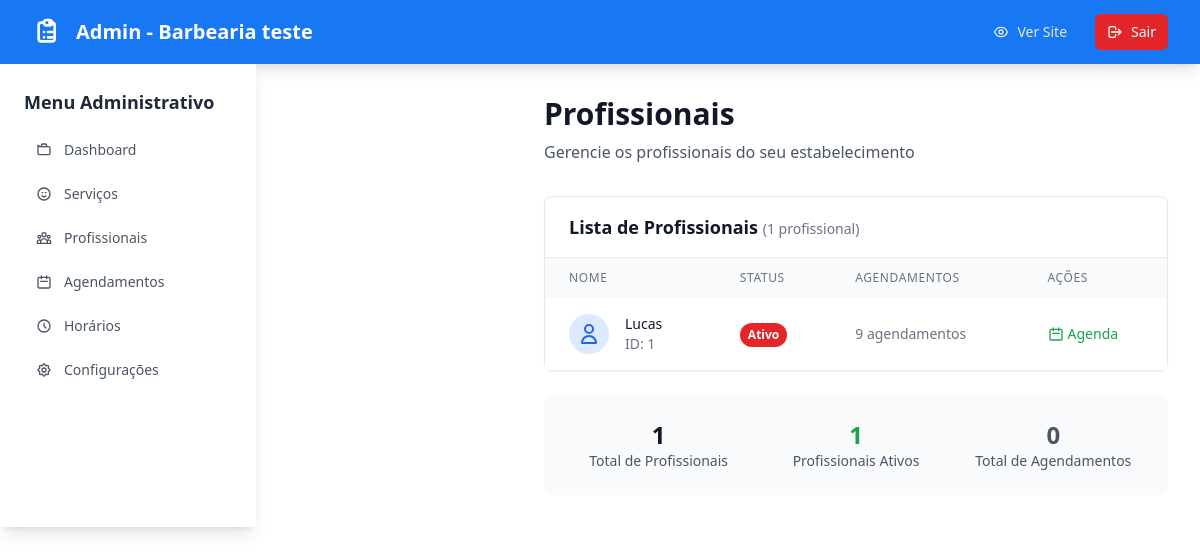
Screenshot of /barbearia-teste/admin/profissionais/ (signed in) with the database file from the repository.
### barbearias/models.py (models this page shows, shortened)
class Barbearia(models.Model):
    nome = models.CharField(max_length=200)
    endereco = models.TextField()
    telefone = models.CharField(max_length=20)
    email_notificacoes = models.EmailField(blank=True, null=True, help_text="Email para receber notificações de novos agendamentos")
    slug = models.SlugField(unique=True, max_length=200)
    usuario = models.OneToOneField(User, on_delete=models.CASCADE)
    ativa = models.BooleanField(default=True)
    criada_em = models.DateTimeField(auto_now_add=True)
    class Meta:
        verbose_name = "Estabelecimento"
        verbose_name_plural = "Estabelecimentos"

class Profissional(models.Model):
    nome = models.CharField(max_length=200)
    barbearia = models.ForeignKey(Barbearia, on_delete=models.CASCADE, related_name='profissionais')
    ativo = models.BooleanField(default=True)
    criado_em = models.DateTimeField(auto_now_add=True)
    class Meta:
        verbose_name = "Profissional"
        verbose_name_plural = "Profissionais"

### barbearias/views.py (the view)
    def _wrapped_view(request, slug, *args, **kwargs):
        if not request.user.is_authenticated:
            messages.info(request, 'Faça login para acessar a área administrativa.')
            return redirect('barbearias:admin_login', slug=slug)
        try:
            barbearia = Barbearia.objects.get(slug=slug, ativa=True)
            if barbearia.usuario != request.user:
                messages.error(request, 'Você não tem permissão para acessar esta barbearia.')
                logout(request)
                return redirect('barbearias:admin_login', slug=slug)
        except Barbearia.DoesNotExist:
            messages.error(request, 'Barbearia não encontrada.')
            return redirect('barbearias:redirect_to_default')
        return view_func(request, slug, *args, **kwargs)

### barbearias/views.py (called while the page is built)
def barbeiro_required(view_func):
    def _wrapped_view(request, slug, *args, **kwargs):
        if not request.user.is_authenticated:
            messages.info(request, 'Faça login para acessar a área administrativa.')
            return redirect('barbearias:admin_login', slug=slug)
        try:
            barbearia = Barbearia.objects.get(slug=slug, ativa=True)
            if barbearia.usuario != request.user:
                messages.error(request, 'Você não tem permissão para acessar esta barbearia.')
                logout(request)
                return redirect('barbearias:admin_login', slug=slug)
        except Barbearia.DoesNotExist:
            messages.error(request, 'Barbearia não encontrada.')
            return redirect('barbearias:redirect_to_default')
        return view_func(request, slug, *args, **kwargs)
    return _wrapped_view

@barbeiro_required
def admin_profissionais_lista(request, slug):
    barbearia = Barbearia.objects.get(slug=slug, ativa=True)
    profissionais = barbearia.profissionais.all().order_by('nome')
    context = {
        'barbearia': barbearia,
        'profissionais': profissionais,
    }
    return render(request, 'barbearias/admin/profissionais_lista.html', context)

### templates/barbearias/admin/profissionais_lista.html (shortened to what this page needs)
{% extends 'barbearias/admin/base_admin.html' %}
{% block content %}
<div class="mb-8">
    <div class="flex justify-between items-center">
        <div>
            <h1 class="text-3xl font-bold text-gray-900 mb-2">Profissionais</h1>
            <p class="text-gray-600">Gerencie os profissionais do seu estabelecimento</p>
        </div>
    </div>
</div>
{% if profissionais %}
    <div class="bg-white rounded-lg shadow-sm border border-gray-200">
        <div class="px-6 py-4 border-b border-gray-200">
            <h3 class="text-lg font-semibold text-gray-900">
                Lista de Profissionais
                <span class="text-sm font-normal text-gray-500">({{ profissionais|length }} profissional{{ profissionais|length|pluralize:"s" }})</span>
            </h3>
        </div>
        <div class="hidden md:block overflow-x-auto">
            <table class="w-full">
                <thead class="bg-gray-50">
                    <tr>
                        <th class="px-6 py-3 text-left text-xs font-medium text-gray-500 uppercase tracking-wider">Nome</th>
                        <th class="px-6 py-3 text-left text-xs font-medium text-gray-500 uppercase tracking-wider">Status</th>
                        <th class="px-6 py-3 text-left text-xs font-medium text-gray-500 uppercase tracking-wider">Agendamentos</th>
                        <th class="px-6 py-3 text-left text-xs font-medium text-gray-500 uppercase tracking-wider">Ações</th>
                    </tr>
                </thead>
                <tbody class="bg-white divide-y divide-gray-200">
                    {% for profissional in profissionais %}
                        <tr class="hover:bg-gray-50">
                            <td class="px-6 py-4 whitespace-nowrap">
                                <div class="flex items-center">
                                    <div class="h-10 w-10 bg-blue-100 rounded-full flex items-center justify-center mr-4">
                                        <svg class="h-6 w-6 text-blue-600" fill="none" stroke="currentColor" viewBox="0 0 24 24">
                                            <path stroke-linecap="round" stroke-linejoin="round" stroke-width="2" d="M16 7a4 4 0 11-8 0 4 4 0 018 0zM12 14a7 7 0 00-7 7h14a7 7 0 00-7-7z"></path>
                                        </svg>
                                    </div>
                                    <div>
                                        <div class="text-sm font-medium text-gray-900">{{ profissional.nome }}</div>
                                        <div class="text-sm text-gray-500">ID: {{ profissional.id }}</div>
                                    </div>
                                </div>
                            </td>
                            <td class="px-6 py-4 whitespace-nowrap">
                                {% if profissional.ativo %}
                                    <span class="inline-flex px-2 py-1 text-xs font-semibold rounded-full text-white" style="background-color: #E2262A;">
                                        Ativo
                                    </span>
                                {% else %}
                                    <span class="inline-flex px-2 py-1 text-xs font-semibold rounded-full bg-red-100 text-red-800">
                                        Inativo
                                    </span>
                                {% endif %}
                            </td>
                            <td class="px-6 py-4 whitespace-nowrap text-sm text-gray-500">
                                {{ profissional.agendamento_set.count }} agendamento{{ profissional.agendamento_set.count|pluralize }}
                            </td>
                            <td class="px-6 py-4 whitespace-nowrap text-sm font-medium">
                                <div class="flex space-x-3">
                                    <a href="{% url 'barbearias:admin_agenda_profissional' barbearia.slug profissional.id %}"
                                       class="text-green-600 hover:text-green-900 transition-colors flex items-center">
                                        <svg class="w-4 h-4 mr-1" fill="none" stroke="currentColor" viewBox="0 0 24 24">
                                            <path stroke-linecap="round" stroke-linejoin="round" stroke-width="2" d="M8 7V3m8 4V3m-9 8h10M5 21h14a2 2 0 002-2V7a2 2 0 00-2-2H5a2 2 0 00-2 2v12a2 2 0 002 2z"></path>
                                        </svg>
                                        Agenda
                                    </a>
                                </div>
                            </td>
                        </tr>
                    {% endfor %}
                </tbody>
            </table>
        </div>
    </div>
    <div class="mt-6 bg-gray-50 rounded-lg p-6">
        <div class="grid grid-cols-1 md:grid-cols-3 gap-4">
            <div class="text-center">
                <div class="text-2xl font-bold text-gray-900">{{ profissionais|length }}</div>
                <div class="text-sm text-gray-600">Total de Profissionais</div>
            </div>
            <div class="text-center">
                <div class="text-2xl font-bold text-green-600">
                    {% with ativos=profissionais|dictsort:"ativo"|dictsortreversed:"ativo" %}
                        {{ ativos|length }}
                    {% endwith %}
                </div>
                <div class="text-sm text-gray-600">Profissionais Ativos</div>
            </div>
            <div class="text-center">
                <div class="text-2xl font-bold text-gray-600">
                    {% with total_agendamentos=0 %}
                        {{ total_agendamentos }}
                    {% endwith %}
                </div>
                <div class="text-sm text-gray-600">Total de Agendamentos</div>
            </div>
        </div>
    </div>
{% endif %}
{% endblock %}

### templates/barbearias/admin/base_admin.html (shortened to what this page needs)
<!DOCTYPE html>
<html lang="pt-br">
<head>
    <script src="https://cdn.tailwindcss.com"></script>
</head>
<body class="min-h-screen" style="background-color: #FFFFFF;">
    <nav class="text-white shadow-lg" style="background-color: #1877F2;">
        <div class="max-w-7xl mx-auto px-4 sm:px-6 lg:px-8">
            <div class="flex justify-between items-center h-16">
                <div class="flex items-center">
                    <a href="{% url 'barbearias:admin_dashboard' barbearia.slug %}" class="flex items-center text-white hover:text-gray-200 transition-colors">
                        <span class="text-xl font-bold">Admin - {{ barbearia.nome }}</span>
                    </a>
                </div>
                <div class="flex items-center space-x-4">
                    <a href="{% url 'barbearias:mini_site' barbearia.slug %}"
                       class="flex items-center px-3 py-2 rounded-md text-sm font-medium text-gray-200 hover:text-white hover:bg-blue-700 transition-colors" style="background-color: #1877F2;">
                        Ver Site
                    </a>
                    <a href="{% url 'barbearias:admin_logout' barbearia.slug %}"
                       class="flex items-center px-3 py-2 rounded-md text-sm font-medium text-white transition-colors" style="background-color: #E2262A;">
                        <svg class="w-4 h-4 mr-2" fill="none" stroke="currentColor" viewBox="0 0 24 24">
                            <path stroke-linecap="round" stroke-linejoin="round" stroke-width="2" d="M17 16l4-4m0 0l-4-4m4 4H7m6 4v1a3 3 0 01-3 3H6a3 3 0 01-3-3V7a3 3 0 013-3h4a3 3 0 013 3v1"></path>
                        </svg>
                        Sair
                    </a>
                </div>
            </div>
        </div>
    </nav>
    <div class="flex">
        <div id="sidebar" class="fixed inset-y-0 left-0 w-64 bg-white shadow-lg transform -translate-x-full transition-transform duration-300 ease-in-out z-50 lg:relative lg:translate-x-0 lg:block">
            <div class="p-6">
                <h3 class="text-lg font-semibold text-gray-800 mb-4">Menu Administrativo</h3>
                <nav class="space-y-2">
                    <a href="{% url 'barbearias:admin_dashboard' barbearia.slug %}"
                       class="flex items-center px-3 py-2 rounded-md text-sm font-medium {% if request.resolver_match.url_name == 'admin_dashboard' %}text-white{% else %}text-gray-600 hover:text-white{% endif %} transition-colors" style="background-color: {% if request.resolver_match.url_name == 'admin_dashboard' %}#1877F2{% else %}transparent{% endif %};">
                        Dashboard
                    </a>
                    <a href="{% url 'barbearias:admin_servicos_lista' barbearia.slug %}"
                       class="flex items-center px-3 py-2 rounded-md text-sm font-medium {% if 'servico' in request.resolver_match.url_name %}text-white{% else %}text-gray-600 hover:text-white{% endif %} transition-colors" style="background-color: {% if 'servico' in request.resolver_match.url_name %}#1877F2{% else %}transparent{% endif %};">
                        <svg class="w-4 h-4 mr-3" fill="none" stroke="currentColor" viewBox="0 0 24 24">
                            <path stroke-linecap="round" stroke-linejoin="round" stroke-width="2" d="M14.828 14.828a4 4 0 01-5.656 0M9 10h1m4 0h1m-6 4h.01M21 12a9 9 0 11-18 0 9 9 0 0118 0z"></path>
                        </svg>
                        Serviços
                    </a>
                    <a href="{% url 'barbearias:admin_profissionais_lista' barbearia.slug %}"
                       class="flex items-center px-3 py-2 rounded-md text-sm font-medium {% if 'profissional' in request.resolver_match.url_name %}text-white{% else %}text-gray-600 hover:text-white{% endif %} transition-colors" style="background-color: {% if 'profissional' in request.resolver_match.url_name %}#1877F2{% else %}transparent{% endif %};">
                        Profissionais
                    </a>
                    <a href="{% url 'barbearias:admin_agendamentos_lista' barbearia.slug %}"
                       class="flex items-center px-3 py-2 rounded-md text-sm font-medium {% if 'agendamento' in request.resolver_match.url_name %}text-white{% else %}text-gray-600 hover:text-white{% endif %} transition-colors" style="background-color: {% if 'agendamento' in request.resolver_match.url_name %}#1877F2{% else %}transparent{% endif %};">
                        <svg class="w-4 h-4 mr-3" fill="none" stroke="currentColor" viewBox="0 0 24 24">
                            <path stroke-linecap="round" stroke-linejoin="round" stroke-width="2" d="M8 7V3m8 4V3m-9 8h10M5 21h14a2 2 0 002-2V7a2 2 0 00-2-2H5a2 2 0 00-2 2v12a2 2 0 002 2z"></path>
                        </svg>
                        Agendamentos
                    </a>
                    <a href="{% url 'barbearias:admin_horarios_funcionamento' barbearia.slug %}"
                       class="flex items-center px-3 py-2 rounded-md text-sm font-medium {% if 'horarios' in request.resolver_match.url_name %}text-white{% else %}text-gray-600 hover:text-white{% endif %} transition-colors" style="background-color: {% if 'horarios' in request.resolver_match.url_name %}#1877F2{% else %}transparent{% endif %};">
                        <svg class="w-4 h-4 mr-3" fill="none" stroke="currentColor" viewBox="0 0 24 24">
                            <path stroke-linecap="round" stroke-linejoin="round" stroke-width="2" d="M12 8v4l3 3m6-3a9 9 0 11-18 0 9 9 0 0118 0z"></path>
                        </svg>
                        Horários
                    </a>
                    <a href="{% url 'barbearias:admin_configuracoes' barbearia.slug %}"
                       class="flex items-center px-3 py-2 rounded-md text-sm font-medium {% if 'configuracoes' in request.resolver_match.url_name %}text-white{% else %}text-gray-600 hover:text-white{% endif %} transition-colors" style="background-color: {% if 'configuracoes' in request.resolver_match.url_name %}#1877F2{% else %}transparent{% endif %};">
                        Configurações
                    </a>
                </nav>
            </div>
        </div>
        <div class="flex-1 p-8 lg:ml-64">
            {% block content %}
            {% endblock %}
        </div>
    </div>
</body>

### rows the page displays
Barbearia: nome "Barbearia teste"
Profissional: nome "Lucas", id "1", ativo "Ativo", agendamento_set.count "9"

### other values shown
{{ profissionais|length }} "1"
{{ ativos|length }} "1"
{{ total_agendamentos }} "0"
